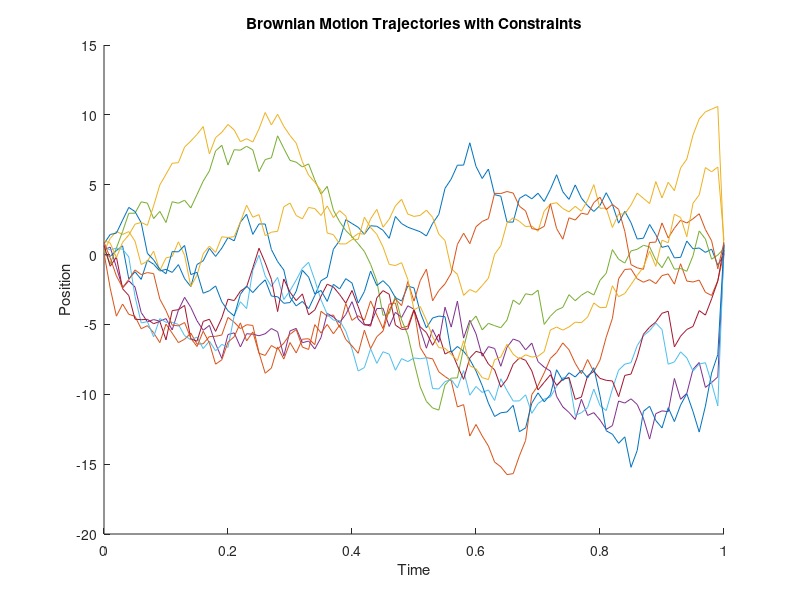

Write the MATLAB code that produced this figure.
clear 
clc 
%addpath('./braidlab-master/+braidlab');
addpath('C:\Users\arm20dh\OneDrive\Documents\GitHub\Braid_Groups_Visualization\braidlab-master');
warning('off','BRAIDLAB:braid:entropy:noconv'); 

% GRAPHS TO REPLICATE
% create FTBE vs. sigma 
% create topological entropy vs. sigma
% create number of generators vs. sigma
% create number of generators vs. number of strands
% create number of generators vs. time 

% FTBE vs. sigma
% initialize variables for braid diagram
N = 10;
x0= [0:1/(N-1):1;zeros(1,N)]; 

%model for brownian motion, mu=drift, sigma=volatility
mu=zeros(2,1); 
sigma = 10;
sigma_matrix=sigma*eye(2);    
T0=0; dt=0.01; Tf=1; t=T0:dt:Tf;
num_steps = length(t);
trajectories = zeros(N,2,length(t));

% Simulate Brownian motion with constraints
for i = 1:N
    % Brownian motion initialization (start at x0b(i))
    x = zeros(2, num_steps);
    x(:, 1) = x0(:, i);  % Set the initial position as x0b(i)
    for j = 2:num_steps
        % Brownian motion increment
        dB = sqrt(dt) * randn(2, 1); 
        
        % Brownian motion update with drift and volatility
        x(:, j) = x(:, j-1) + mu * dt + sigma_matrix * dB;
    end
    
    % Enforce the constraint of the endpoint being equal to x0b(i)
    final_point = x0(:, i); % The endpoint should be x0b(i)
    x(:, end) = final_point;  % Set the final point directly to x0b(i)
    
    % Store the trajectory for the i-th path
    trajectories(i, :, :) = x;
end

% Plot the generated random Brownian motion trajectories
figure;
hold on;
for i = 1:N
    plot(t, squeeze(trajectories(i, 1, :)));
end
xlabel('Time');
ylabel('Position');
title('Brownian Motion Trajectories with Constraints');
hold off;

% encode braid, make sure trajectories is the right input
% b = braidlab.braid(trajectories);



% initialize variables for ftbe vs. sigma graph
% sigma_slider = 1:1:50;
% ftbe_array = zeros(1,length(sigma_slider));

% find the FTBE

% plot
% figure 
% xlabel('Volatility')
% ylabel('Finite Time Braiding Exponent')
% title('FTBE vs. Volatility')
% average over several iterations





% OLD CODE
% 
% % iterations of generating different random entropies 
% M=20; 
%
% % iterating number of strands
% N_initial=2; 
% N_final=20; 
% N_increment=1; 
% N_slider=N_initial:N_increment:N_final; 
% 
% % initialize entropy values and averages
% e_array=zeros(M,length(N_slider)); 
% average_line=zeros(1,length(N_slider)); 
